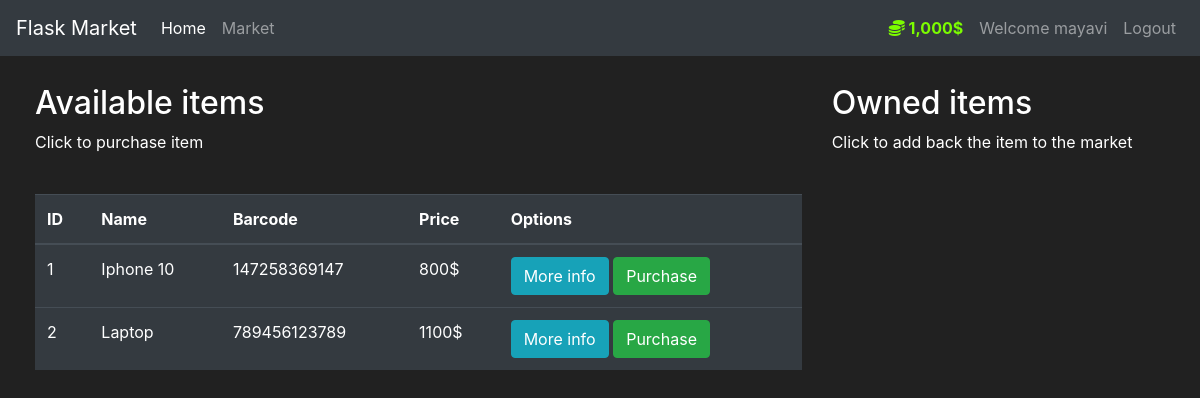
/market (signed in), run on an earlier commit of the app's database.
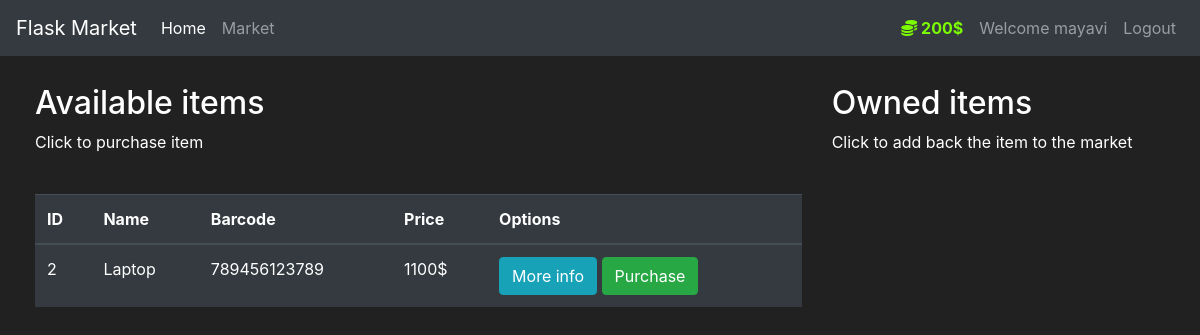
And on a later commit of the database.
### market/models.py (models this page shows, shortened)
class User(db.Model, UserMixin):
    id = db.Column(db.Integer(), primary_key=True)
    username = db.Column(db.String(length=30), nullable=False, unique=True)
    email_address = db.Column(db.String(length=50), nullable=False, unique=True)
    password_hash = db.Column(db.String(length=60), nullable=False)
    budget = db.Column(db.Integer(), nullable=False, default=1000)
    items = db.relationship("Item", backref='owned_user', lazy=True)
    @property
    def prettier_budget(self):
        if len(str(self.budget)) >= 4:
            return f"{str(self.budget)[:-3]},{str(self.budget)[-3:]}$"
        else:
            return f"{self.budget}$"
    @property
    def password(self):
        return self.password

class Item(db.Model):
    id = db.Column(db.Integer(), primary_key=True)
    name = db.Column(db.String(length=30), nullable=False, unique=True)
    price = db.Column(db.Integer(), nullable=False)
    barcode = db.Column(db.String(length=12), nullable=False, unique=True)
    description = db.Column(db.String(length=1024), nullable=False, unique=True)
    owner = db.Column(db.Integer(), db.ForeignKey('user.id'))

### market/routes.py (the view, shortened to what this page needs)
@app.route('/market', methods=["GET", "POST"])
@login_required
def market_page():
    purchase_form = PurchaseItemForm()
    if request.method == "GET":
        items = Item.query.filter_by(owner=None)
        return render_template("market.html", items=items, purchase_form=purchase_form)

### market/models.py (called while the page is built)
@login_manager.user_loader
def load_user(user_id):
    return User.query.get(int(user_id))

### market/templates/market.html (shortened to what this page needs)
{% extends "base.html"%}
{% block content %}
<div class="row" style="margin-top:28px; margin-left:20px">
    <div class="col-8">
        <h2>Available items</h2>
        <p>Click to purchase item</p>
        <br>
        <table class="table table-hover table-dark">
    <thead>
        <tr>
            <th scope="col">ID</th>
            <th scope="col">Name</th>
            <th scope="col">Barcode</th>
            <th scope="col">Price</th>
            <th scope="col">Options</th>
        </tr>
    </thead>
    <tbody>
        {% for item in items %}
            <tr>
                <td>{{item.id}}</td>
                <td>{{item.name}}</td>
                <td>{{item.barcode}}</td>
                <td>{{item.price}}$</td>
                <td>
                    <button class="btn btn-outline btn-info" data-toggle="modal" data-target="#Modal-MoreInfo-{{ item.id }}">More info</button>
                    <button class="btn btn-outline btn-success" data-toggle="modal" data-target="#Modal-PurchaseConfirm-{{ item.id }}">Purchase</button>
                </td>
            </tr>
        {% endfor %}
    </tbody>
</table>
    </div>
    <div class="col-4">
        <h2>Owned items</h2>
        <p>Click to add back the item to the market</p>
        <br>
    </div>
</div>
{% endblock%}

### market/templates/base.html (shortened to what this page needs)
<!doctype html>
<html lang="en">
   <head>
      <link rel="stylesheet" href="https://cdn.jsdelivr.net/npm/bootstrap@4.5.3/dist/css/bootstrap.min.css">
   </head>
   <body>
    <nav class="navbar navbar-expand-md navbar-dark bg-dark">
      <a class="navbar-brand" href="#">Flask Market</a>
      <div class="collapse navbar-collapse" id="navbarNav">
        <ul class="navbar-nav mr-auto">
            <li class="nav-item active">
                <a class="nav-link" href="{{ url_for('home_page') }}">Home <span class="sr-only">(current)</span></a>
            </li>
            <li class="nav-item">
                <a class="nav-link" href="{{ url_for('market_page') }}">Market</a>
            </li>
        </ul>
          {% if current_user.is_authenticated %}
           <ul class="navbar-nav">
               <li class="nav-item">
                 <a class="nav-link" style="color:lawngreen; font-weight: bold">
                     <i class="fas fa-coins"></i>
                     {{ current_user.prettier_budget }}
                 </a>
             </li>
               <li class="nav-item">
                 <a class="nav-link" >Welcome  {{ current_user.username }}</a>
             </li>
              <li class="nav-item">
                 <a class="nav-link" href="{{ url_for('logout_page') }}">Logout</a>
             </li>
        </ul>
          {% endif %}
      </div>
    </nav>
      {% block content %}
      {% endblock %}
   </body>
</html>

### market/templates/base.html (style rules this page uses)
body { background-color: #212121; color: white }

What changed in the data, as far as the page shows it:
no longer on this page (row edited): Item: id "1", name "Iphone 10", barcode "147258369147", price "800"
changed User "mayavi": prettier_budget "1,000$" → "200$"
